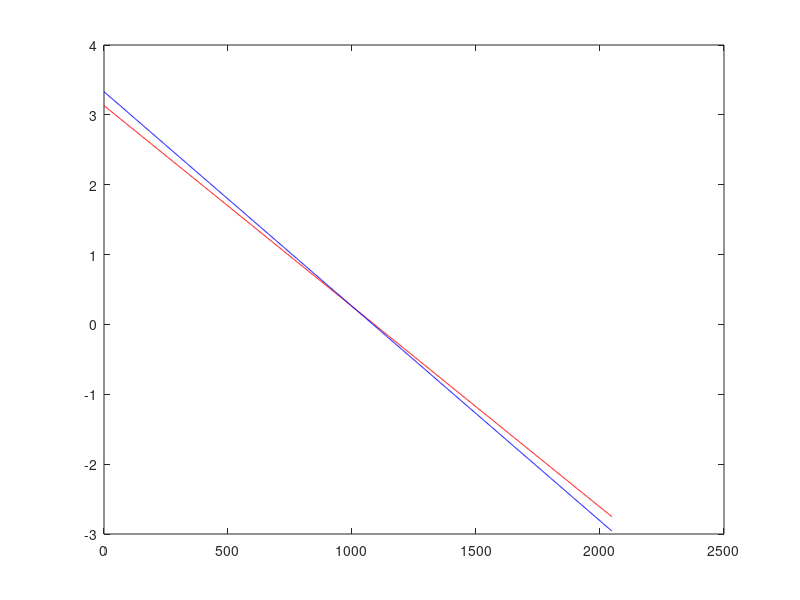

Source code (MATLAB):
%----------------------------------------------------------
% [ref]
%	[1] http://www.ros.org/wiki/kinect_calibration/technical
%	[2] http://www.ros.org/wiki/kinect_node/Calibration

%----------------------------------------------------------

% from [1]
b = 0.075;
doff = 1090;
fir = 580;

x = linspace(0, 2047, 1000);
y1 = (-x + doff) / (8 * b * fir);
y2 = -0.00307110156374373*x+3.33094951605675;

plot(x, y1, 'r-', x, y2, 'b-');
